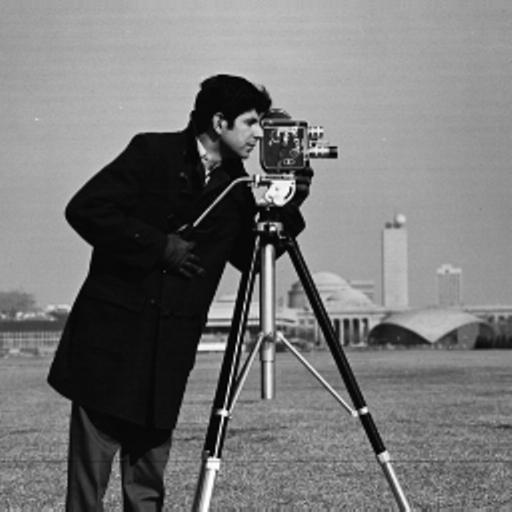
%> input picture cameraman.tif, 512 x 512 px
$ octave q4.m   (GNU Octave 9; MATLAB toolbox functions it lacks are replaced by stand-ins)
%> lines starting %> are read from the running program, lines starting %| are printed output that depends on the picture
clear;
clc;
close all;

%********* IMAGEM *********
imagem = imread('cameraman.tif');
%> imagem is the input picture: size 512x512 uint8; min 0, max 255, mean 118.3
figure
imshow(imagem);

%******* HISTOGRAMA *******
figure
histogram(imagem);
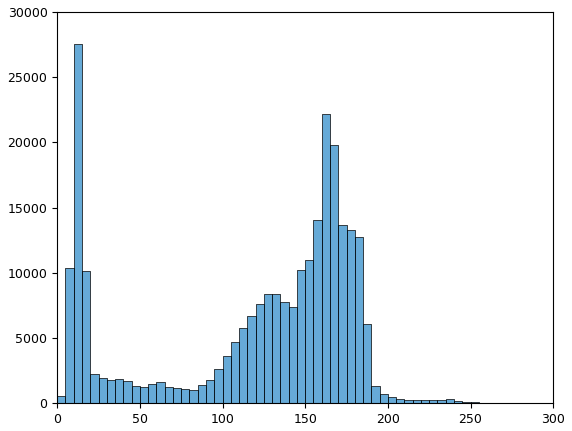
%> figure redrawn from the program's plot data; tallest bar 27511 high, from x = 10 to 15

%****** EQUALIZACAO *******
img_eq = histeq(imagem);
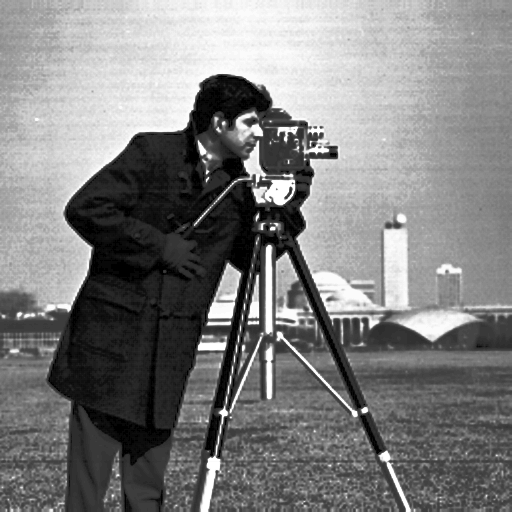
%> img_eq: size 512x512 uint8; min 0, max 255, mean 126.7
figure
imshow(img_eq);

%* HISTOGRAMA EQUALIZADO **
figure
histogram(img_eq);
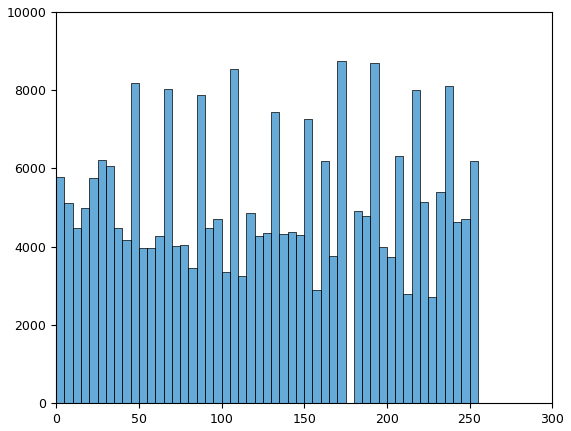
%> figure redrawn from the program's plot data; tallest bar 8743 high, from x = 170 to 175

$ run again, with peppers_color.jpg saved as cameraman.tif
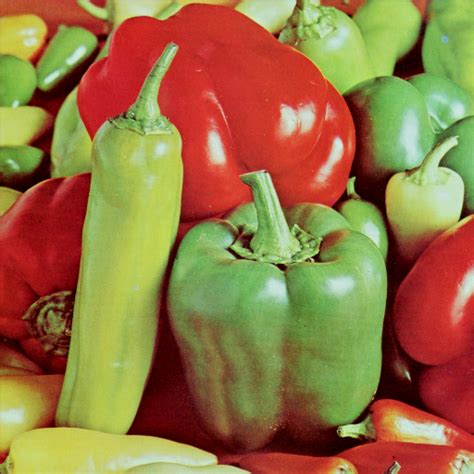
%> input picture peppers_color.jpg, 474 x 474 px
%> imagem is the input picture: size 474x474x3 uint8; mean R, G, B 150.2, 116.2, 66.8
%> `img_eq = histeq(imagem);`:
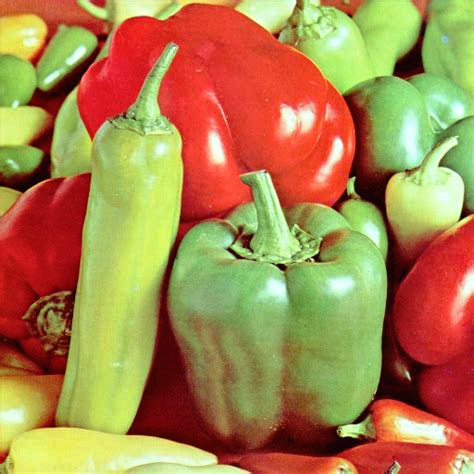
%> img_eq: size 474x474x3 uint8; mean R, G, B 170.2, 131.7, 76.5
%> `histogram(img_eq);`:
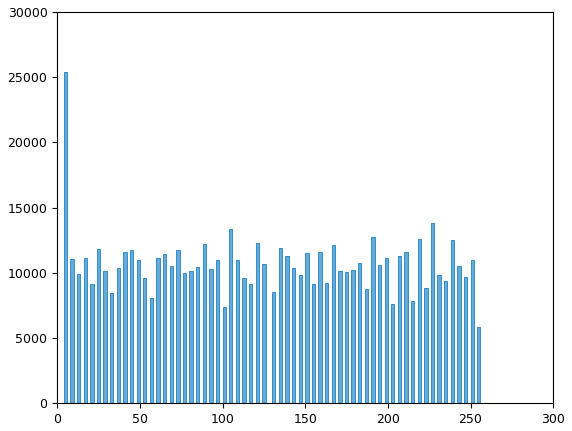
%> figure redrawn from the program's plot data; tallest bar 25435 high, from x = 4 to 6
